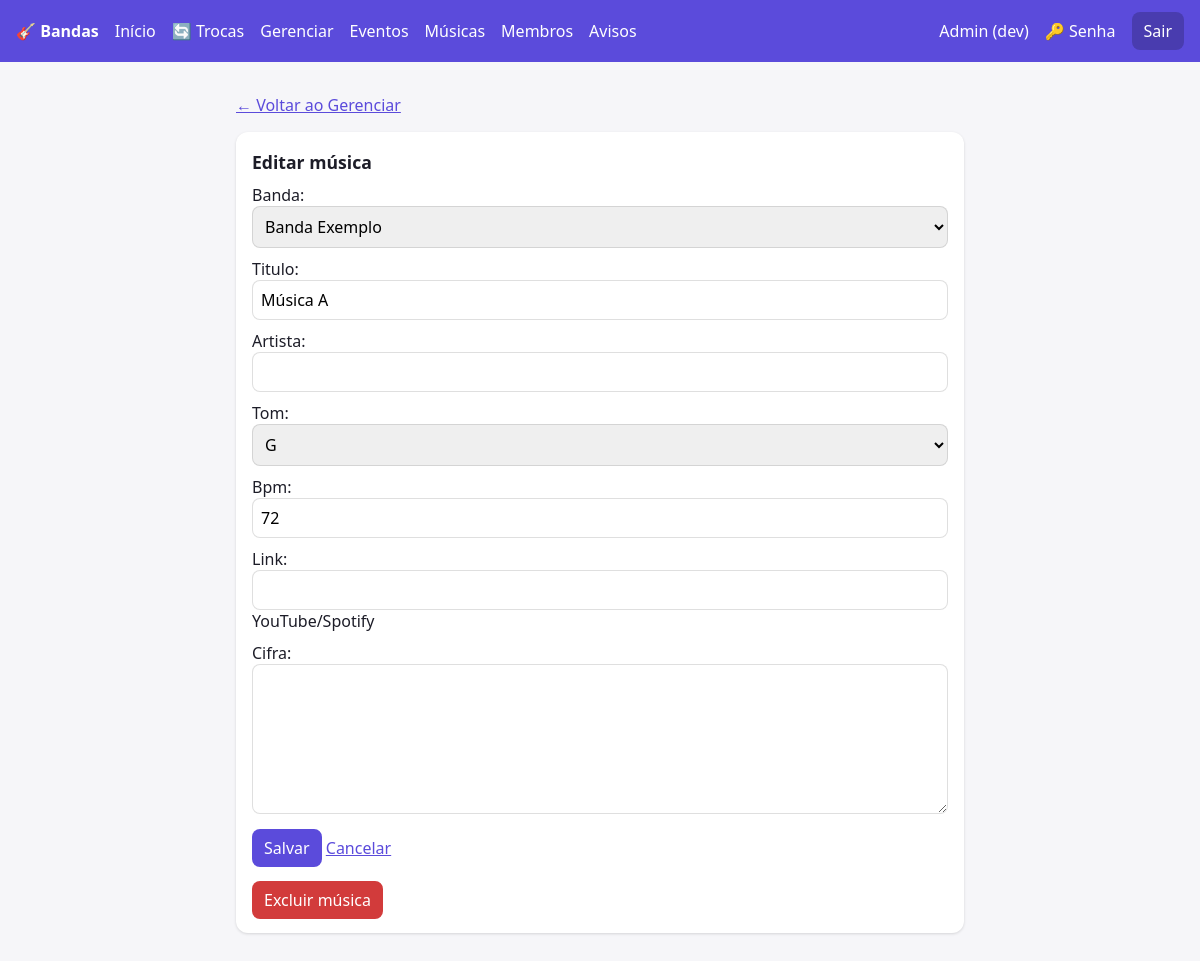
Screenshot of /repertorio/1/editar/ (signed in) with the database file from the repository.
### core/models.py (models this page shows, shortened)
class Musica(models.Model):
    banda = models.ForeignKey(Banda, on_delete=models.CASCADE, related_name="musicas")
    titulo = models.CharField(max_length=150)
    artista = models.CharField(max_length=150, blank=True)
    tom = models.CharField(max_length=3, choices=TONS, blank=True)
    bpm = models.PositiveIntegerField(null=True, blank=True)
    link = models.URLField(blank=True, help_text="YouTube/Spotify")
    cifra = models.TextField(blank=True)
    class Meta:
        ordering = ["titulo"]

### core/views.py (the view)
# urls.py: path("repertorio/<int:pk>/editar/", v.musica_form, name="musica_editar"),
@login_required
def musica_form(request, pk=None):
    mus = (get_object_or_404(Musica, pk=pk, banda__membros__user=request.user, **LIDER) if pk else None)
    if not mus and not _eh_lider(request.user):
        messages.error(request, "Apenas líderes podem cadastrar músicas.")
        return redirect("home")
    form = MusicaForm(request.POST or None, instance=mus, user=request.user)
    if request.method == "POST" and form.is_valid():
        form.save()
        messages.success(request, "Música salva!")
        return redirect("repertorio")
    return render(request, "musica_form.html", dict(form=form, mus=mus))

### core/forms.py
class MusicaForm(forms.ModelForm):
    class Meta:
        model = Musica
        fields = ["banda", "titulo", "artista", "tom", "bpm", "link", "cifra"]
        widgets = {"cifra": forms.Textarea(attrs={"rows": 6})}
    def __init__(self, *a, user=None, **k):
        super().__init__(*a, **k)
        self.fields["banda"].queryset = bandas_do_lider(user)

### core/forms.py (called while the page is built)
def bandas_do_lider(user):
    return Banda.objects.filter(membros__user=user, membros__papel="lider")

### core/models.py (called while the page is built)
    def __str__(self):
        return self.nome

### core/templatetags/menu.py (called while the page is built)
@register.simple_tag(takes_context=True)
def usuario_eh_lider(context):
    u = context["request"].user
    return u.is_authenticated and Membro.objects.filter(user=u, papel="lider").exists()

### core/templates/musica_form.html (shortened to what this page needs)
{% extends "base.html" %}{% block content %}
<p><a href="{% url 'gerenciar' %}">← Voltar ao Gerenciar</a></p>
<div class="card fm"><h2>{% if mus %}Editar música{% else %}Nova música{% endif %}</h2>
<form method="post">{% csrf_token %}{{ form.as_p }}<button>Salvar</button> <a href="{% url 'repertorio' %}">Cancelar</a></form>
{% if mus %}<form method="post" action="{% url 'musica_excluir' mus.pk %}" style="margin-top:14px"
onsubmit="return confirm('Excluir esta música? Ela também sai dos setlists dos eventos.')">{% csrf_token %}<button class="no">Excluir música</button></form>{% endif %}</div>
{% endblock %}

### core/templates/base.html (style rules this page uses)
:root { --bg:#f6f6f9;--card:#fff;--tx:#1d1d28;--mut:#6b6b7b;--pri:#5b4bdb;--ok:#1a9d5a;--no:#d23b3b }
* { box-sizing:border-box }
body { margin:0;font-family:system-ui,sans-serif;background:var(--bg);color:var(--tx) }
.card { background:var(--card);border-radius:12px;padding:14px 16px;margin:0 0 14px;box-shadow:0 1px 3px #0002 }
h2 { margin:.2em 0 .6em;font-size:1.1rem }
a { color:var(--pri) }
button,input { font:inherit;padding:8px 12px;border-radius:8px;border:1px solid #8884 }
button { background:var(--pri);color:#fff;border:0;cursor:pointer }
button.no { background:var(--no) }

### core/templates/musica_form.html (style rules this page uses)
.fm p { margin:0 0 10px }
.fm input,.fm select,.fm textarea { width:100%;padding:8px;border-radius:8px;border:1px solid #8884;font:inherit }

### rows the page displays
Musica: banda "Banda Exemplo", titulo "Música A", tom "G", bpm "72"
